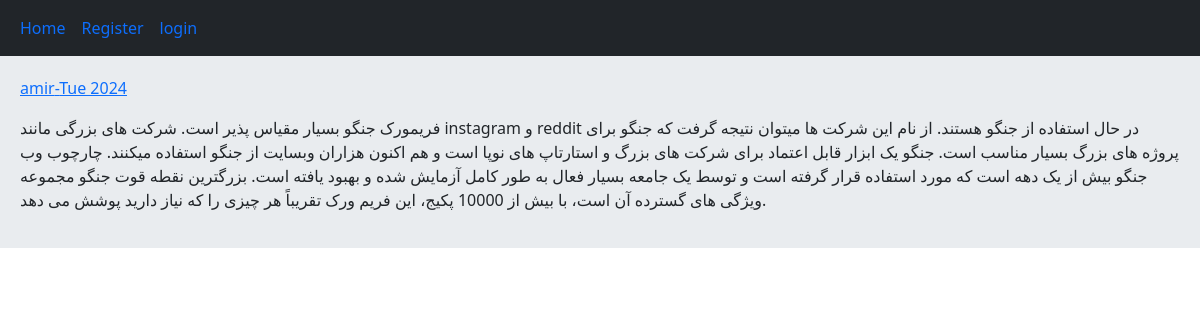
/post/3/frmor-gno-bsr-mks-thr-st-shrt-h-bzr-mnnd-instagram/, run on the app's committed database.
### home/models.py (models this page shows, shortened)
class Post(models.Model):
    user = models.ForeignKey(User, on_delete=models.CASCADE)
    body = models.TextField()
    slug = models.SlugField()
    create= models.DateTimeField(auto_now_add=True)
    update = models.DateTimeField(auto_now=True)

### home/views.py (the view)
# urls.py: path('post/<int:post_id>/<slug:post_slug>/',views.PostDetailView.as_view(),name='post_detail'),
class PostDetailView(View):
    def get(self, request, post_id ,post_slug):
        post = Post.objects.get(pk=post_id, slug=post_slug)
        return render(request , 'home/detail.html' , {'post':post})

### home/templates/home/detail.html (shortened to what this page needs)
{% extends 'base.html' %}
    {% block content %}
        <p><a href="{% url 'account:profile' post.user.id %}">{{ post.user.username }}-{{ post.update|date:"D Y" }}</a>  </p>
        <p>{{ post.body }}</p>
    {% endblock %}

### data on the page
Post: user.username "amir", update "Tue 2024", body "فریمورک جنگو بسیار مقیاس پذیر است. شرکت های بزرگی مانند instagram و reddit در حال استفاده از جنگو هستند. از نام این شرکت ها میتوان نتیجه گرفت که جنگو برای پروژه های بزرگ بسیار مناسب است. جنگو یک ابزار قابل اعتماد برای شرکت های بزرگ و استارتاپ های نوپا است و هم اکنون هزاران وبسایت از جنگو استفاده میکنند. چارچوب وب جنگو بیش از یک دهه است که مورد استفاده قرار گرفته است و توسط یک جامعه بسیار فعال به طور کامل آزمایش شده و بهبود یافته است. بزرگترین نقطه قوت جنگو مجموعه ویژگی های گسترده آن است، با بیش از 10000 پکیج، این فریم ورک تقریباً هر چیزی را که نیاز دارید پوشش می دهد."
